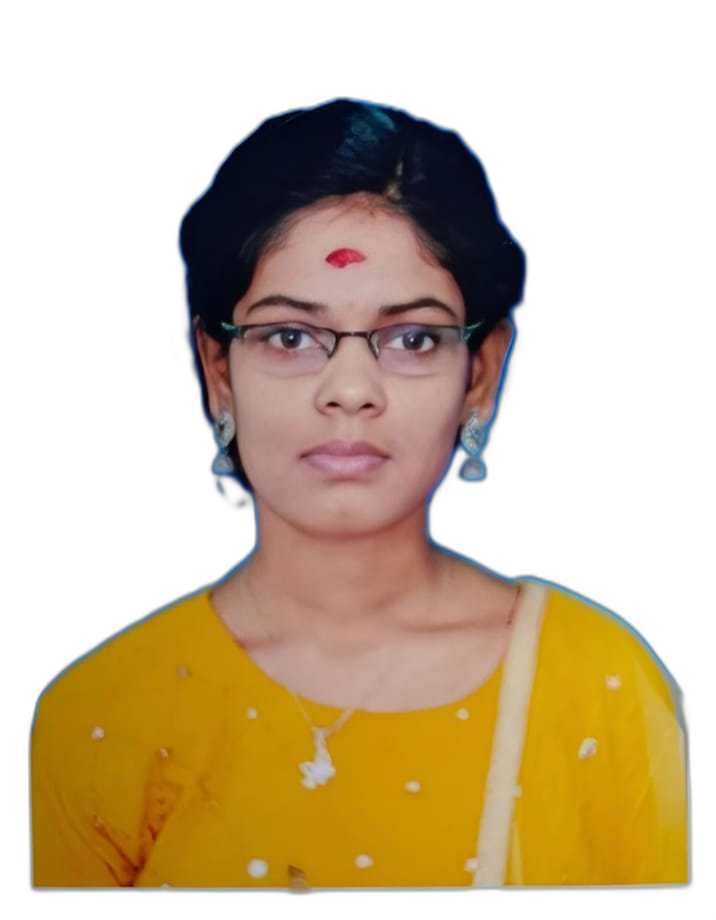
#> input picture scripts/input/portrait_no_bg.png, 716 x 920 px, found by its file name
$ python crop_portrait.py
#> lines starting #> are read from the running program, lines starting #| are printed output that depends on the picture
from pathlib import Path
from PIL import Image


INPUT = Path("scripts/input/portrait_no_bg.png")
OUTPUT = Path("scripts/input/portrait_cropped.png")


image = Image.open(INPUT).convert("RGBA")
#> image is the input picture: PIL image 716x920 RGBA; mean R, G, B, A 75.4, 57.5, 29.7, 121.8

alpha = image.getchannel("A")
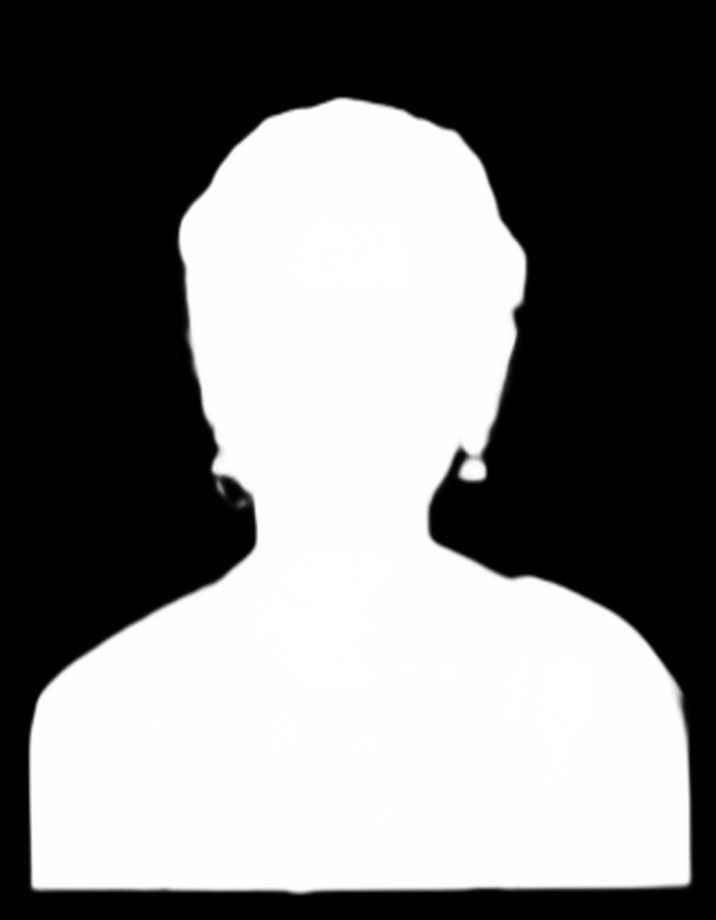
#> alpha: PIL image 716x920 L; min 0, max 255, mean 121.8

bbox = alpha.getbbox()
#> bbox = (0, 89, 716, 920)

if bbox is None:
    raise RuntimeError("No visible subject found in the image.")

cropped = image.crop(bbox)
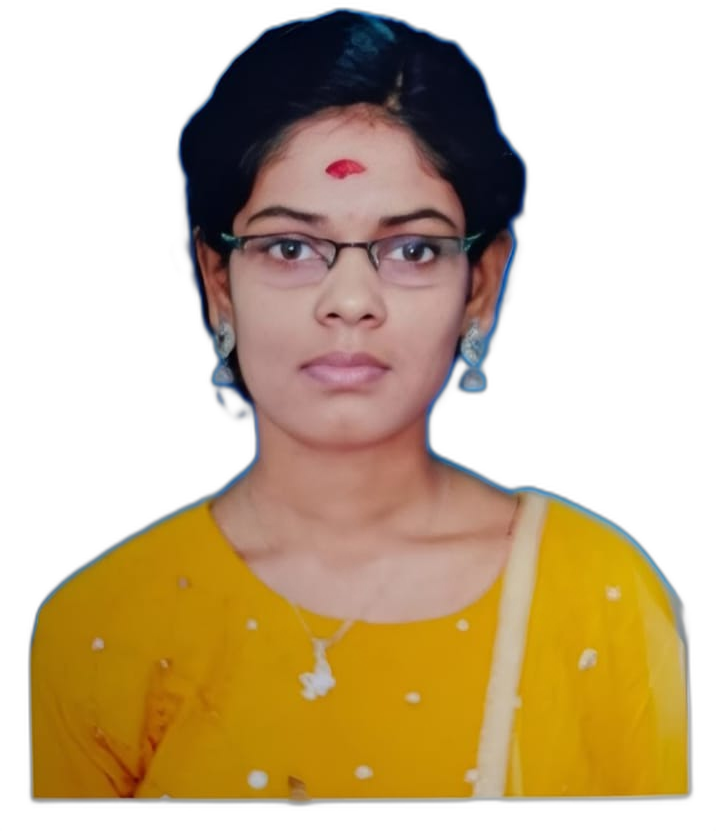
#> cropped: PIL image 716x831 RGBA; mean R, G, B, A 83.4, 63.7, 32.9, 134.9; transparent parts drawn white

cropped.save(OUTPUT)

print("Portrait cropped successfully!")
print(f"Original size: {image.size}")
#| Original size: (716, 920)
print(f"Cropped size: {cropped.size}")
#| Cropped size: (716, 831)
print(f"Saved to: {OUTPUT}")
